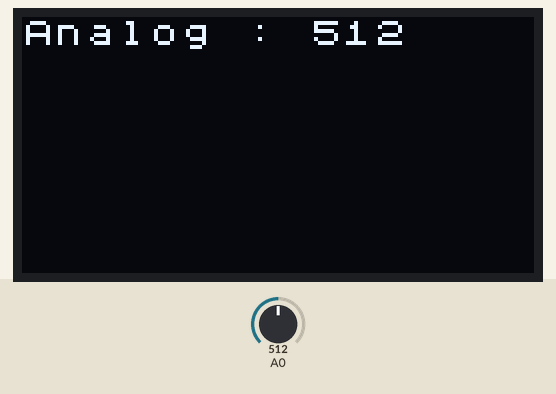
This sketch was run on a simulated Arduino Uno, built with avr-gcc and run on an emulated ATmega328P. Parts: 128×64 one-colour display. Inputs (shaded band) come from the test bench; at power-on: A0 = 512.

Above: at 1.9 s.
2.0 s: A0 set to 716
At 3.1 s:
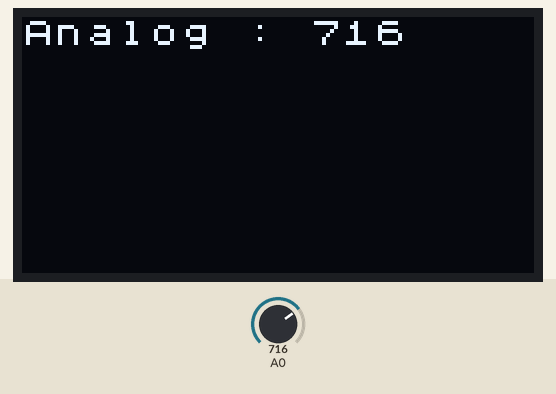
4.8 s: A0 set to 900
At 6.0 s:
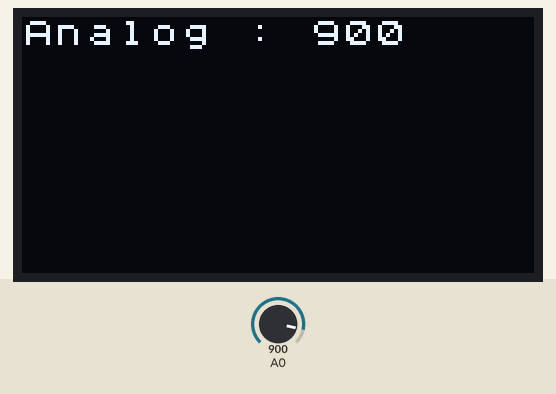
8.1 s: A0 set to 1023
At 9.6 s:
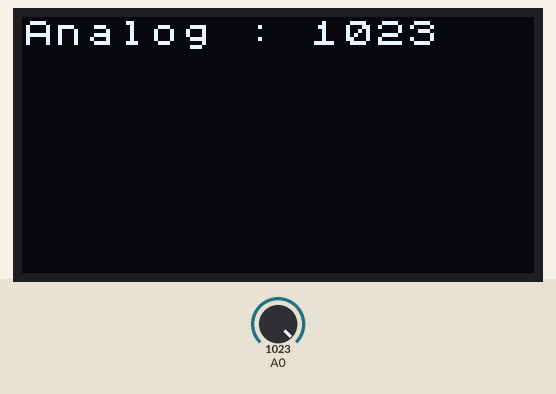
Timing chart, 0 to 11.1 s (numbered marks = the images above; inputs shaded):
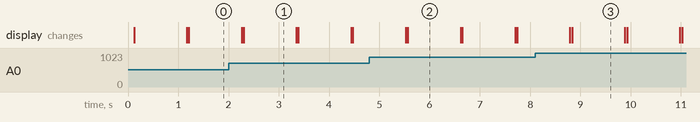

Measured:
- after the input at 2.0 s, the display: first differs from a run without the input after 0.30 s (image 1)
- after the input at 4.8 s, the display: first differs from a run without the input after 0.76 s (image 2)
- after the input at 8.1 s, the display: first differs from a run without the input after 0.73 s (image 3)
- what the display in image 2 shows lasts 1.0 s, from 5.6 s to 6.6 s

The sketch:

grove-oled.ino
```cpp
#include "Arduino_SensorKit.h"

void setup() {
  Oled.setBusClock(100000);  // I2C clock = 100kHz
  Oled.begin();
  Oled.setFlipMode(true);
  Oled.setFont(u8x8_font_chroma48medium8_r);
}

void loop() {
  int random_value = analogRead(A0);

  Oled.setCursor(0, 0);
  Oled.print("Analog :      ");
  Oled.setCursor(9, 0);
  Oled.print(random_value);

  delay(1000);
}
```
